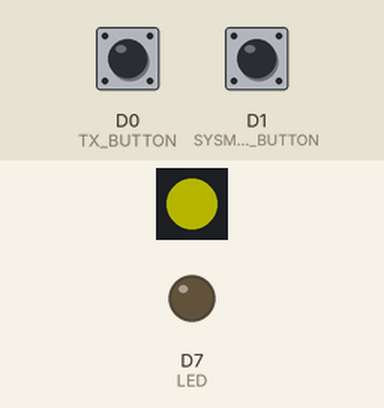
Bench run of a sketch on a simulated Particle Photon. On the bench: 1 RGB LEDs in strip order, left to right, output pins drawn as LEDs (lit = HIGH). Dashed ring = blinking. Inputs (shaded band) come from the test bench; at power-on: D0 (TX_BUTTON) LOW, D1 (SYSMODE_BUTTON) LOW. Dim RGB values are drawn brighter than linear; EEPROM starts erased.

Above: at 1.3 s.
1.4 s: D0 (TX_BUTTON) pulled HIGH for 0.15 s
At 2.7 s:
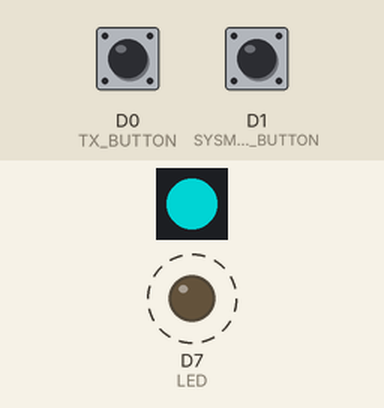
At 11.4 s:
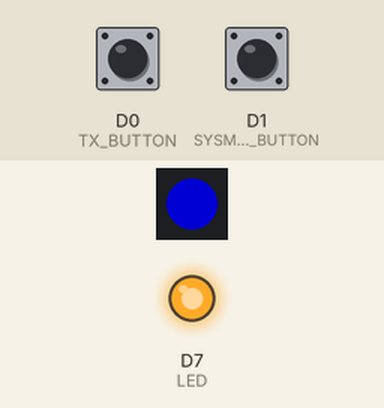
Timing chart, 0 to 11.7 s (numbered marks = the images above; inputs shaded):
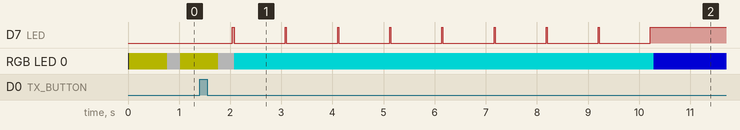

The sketch:

temperature-sense.ino
```cpp
// This #include statement was automatically added by the Spark IDE.
#include "Adafruit_DHT/Adafruit_DHT.h"

// Put the core into Semi-Automatic mode, this keeps it from automatically connecting to the wifi
// SYSTEM_MODE(SEMI_AUTOMATIC);

/* HARDWARE Layout
    D0 - Transmit button
    D1 - Sysmode button (Jump to a reprogrammable/web API accessible mode)
    D4 - DHT I/O Pin
*/
#define TX_BUTTON 0         // The button to force transmit mode and publish the buffer
#define SYSMODE_BUTTON 1    // The button to engage system mode for reprogramming and debugging
#define DHTPIN 4            // Temperature and humidity sensor will connect to digital pin 4
#define LED 7               // This one is the built-in tiny one to the right of the USB jack
DHT dht(DHTPIN, DHT22);     // Create a DHT 22 object on the assigned pin

// Bitmask flags for the current operating mode
#define TX_MODE 1
#define OFFLINE_MODE 2
#define REALTIME_MODE 4
#define SYSTEM_MODE 8

// Our data packet for sensor samples
struct dataPacket {
    int timestamp;
    int temperature;
    int humidity;
};

/* EEPROM Layout
    0 = CONFIG              // Currently just the operating mode
    1 = DATA_WRITE_POINTER  // This doesn't really have to be a full byte, we could use an unsigned short
    2-99 = DATA
*/
int EEPROM_CONFIG_ADDRESS = 0;
int EEPROM_DATA_WRITE_POINTER = 1;
int INIT_EEPROM_DATA_ADDRESS = 2;
int MAX_EEPROM_DATA_ADDRESS = 99;
int DATAPACKET_SIZE = sizeof(dataPacket);

int SAMPLE_DELAY = 60*1; // 1 minute during debugging

// TODO Add the ability to call this from a spark.Function call
void reset_eeprom() {
    EEPROM.write(EEPROM_CONFIG_ADDRESS, SYSTEM_MODE);
    EEPROM.write(EEPROM_DATA_WRITE_POINTER, INIT_EEPROM_DATA_ADDRESS);
}

void set_system_mode() {
    Spark.publish("log", "Button Pushed, Changing to System Mode");
    set_mode("system");
}

void set_transmit_mode() {
    Spark.publish("log", "Button Pushed, Changing to Transmit Mode");
    set_mode("transmit");
}

int set_mode(String mode) {
    if (mode == "system") {
        Spark.publish("log", "Changing Mode to System Mode");
        EEPROM.write(EEPROM_CONFIG_ADDRESS, SYSTEM_MODE);
        return 1;
    } else if (mode == "offline") {
        Spark.publish("log", "Changing Mode to Offline");
        EEPROM.write(EEPROM_CONFIG_ADDRESS, OFFLINE_MODE);
        return 1;
    } else if (mode == "transmit") {
        Spark.publish("log", "Changing Mode to Transmit");
        EEPROM.write(EEPROM_CONFIG_ADDRESS, TX_MODE);
        return 1;
    }
    return -1;
}

void setup() {
    RGB.control(true);
    RGB.brightness(128);
    Time.zone(-5);
    Spark.publish("log", "Setup Run");
    pinMode(LED, OUTPUT);

    Spark.function("mode", set_mode);
    pinMode(SYSMODE_BUTTON, INPUT);
    pinMode(TX_BUTTON, INPUT);

    // Allow us to change modes from the web API, or at least jump to system mode from a local button
    attachInterrupt(SYSMODE_BUTTON, set_system_mode, RISING);
    attachInterrupt(TX_BUTTON, set_transmit_mode, RISING);
}

void loop() {
    int config_bytes = EEPROM.read(EEPROM_CONFIG_ADDRESS);
    int current_eeprom_addr = EEPROM.read(EEPROM_DATA_WRITE_POINTER);

    // TODO We could store more in configuration bytes if we wanted, we're only using 4 bits right now
    int mode = config_bytes;

    if ( (mode & SYSTEM_MODE) == SYSTEM_MODE) {
    //if (true) {
        // Just in case we want to be reprogrammed or call a web function
        RGB.color(128, 128, 0);
        if (Spark.connected() == false) {
            Spark.publish("log", "System Mode Connecting to Spark Cloud");
            Spark.connect();
            Spark.publish("log", "System Mode Connected to Spark Cloud");
        }
        Spark.process(); // Not necessary in semi-automatic mode, but not bad either, and useful if we ever go to manual mode
        delay(750);
        RGB.color(128, 128, 128);
        delay(250);
        return; // In system mode, we won't do any of the other stuff, just wait around for cloud function calls or reprogramming
    }

    // In offline mode we want to store the data packet into EEPROM
    if ( (mode & OFFLINE_MODE) == OFFLINE_MODE) {
        RGB.color(0, 0, 255);
        // Ensure the wifi is off
        // WiFi.off();
        digitalWrite(LED, HIGH);
        Spark.publish("log", "Offline Mode Sampling beginning");

        // Read our temp, humidity and time values
        dht.begin(); // Fire up the DHT 22
        delay(2000); // Wait 2 seconds, as recommended by the DHT datasheet

        double temperature = dht.getTempCelcius(); //Get temperature from the DHT 22
        double humidity = dht.getHumidity(); // Get humidity from the DHT 22
        int current_time = Time.now(); // Get the time since the unix epoch in seconds

        // Round the values from doubles to long integers and pack them into our datastructure
        // TODO May want to multiply by 10x first to keep 3 numbers of precision? we should have plenty to spare
        dataPacket dp;
        dp.temperature = round(temperature);
        dp.humidity = round(humidity);
        dp.timestamp = current_time;

        // Get a pointer to the datapacket bytes
        char *dpp =  (char*)&dp;

        // Write the struct out into eeprom
        for (int i = 0; i < DATAPACKET_SIZE; i++) {
            EEPROM.write(current_eeprom_addr+i, dpp[i]);
        }
        // Increment then store the address pointer
        current_eeprom_addr += DATAPACKET_SIZE;
        EEPROM.write(EEPROM_DATA_WRITE_POINTER, current_eeprom_addr);

        // If we can't fit another packet after this one, the buffer is full and we should transmit
        if (current_eeprom_addr + DATAPACKET_SIZE >= MAX_EEPROM_DATA_ADDRESS) {
            set_mode("transmit");
        } else {
            // sleep for 5~ minutes, or until the button interrupt is hit
            // TODO This may require a firmware update on the core? Plus the behaviour is different on photons (RAM isn't cleared!, no need for eeprom dancing)
            // Spark.sleep(TX_BUTTON, FALLING, 10);
            Spark.process(); // Process any events available before heading to sleep
            Spark.publish("log", "Offline Mode heading into deep sleep");
            delay(500);
            // Spark.sleep(SLEEP_MODE_DEEP, 10);
            Spark.sleep(10);
        }
    } else if ( (mode & TX_MODE) == TX_MODE) {
        Spark.publish("log", "Transmit Mode Beginning");
        digitalWrite(LED, HIGH);
        RGB.color(0, 255, 255);
        // In transmit mode, connect to the spark cloud then publish our sensor data, then switch back to offline mode
        if (Spark.connected() == false) {
            Spark.connect();
            Spark.publish("log", "Transmit Mode connected to spark cloud");
            delay(100);
            return; // Continue looping while we wait for the Spark to connect
        } else {
            Spark.publish("log", "Transmit Mode publishing some data packets");
            char* buffer[DATAPACKET_SIZE];
            for (int i = INIT_EEPROM_DATA_ADDRESS; i+DATAPACKET_SIZE <= MAX_EEPROM_DATA_ADDRESS; i += DATAPACKET_SIZE) {
                // Read the bytes of our datastructure into our byte buffer
                for (int j = 0; j < DATAPACKET_SIZE; j++) {
                    buffer[j] = (char*)EEPROM.read(i+j);
                }
                dataPacket *dpp = (dataPacket*)buffer;

                // Message Format: "42133423:26.3:25.4"
                // Timestamp:temperature:humidity
                Spark.publish("dataPacket", String(dpp->timestamp) + ":" + String(dpp->temperature) + ":" + String(dpp->humidity));
                digitalWrite(LED, LOW);
                delay(1000);        // There's a 1/s throttle on spark events (With a little room for bursts, but not bursts this size)
                digitalWrite(LED, HIGH);
                Spark.process();    // This *IS* required here since the 30~ events could cause a timeout from the spark cloud if we don't
                                    // call process in our userspace code
            }

            // Reset our mode and data pointer to switch back to offline mode and start collecting data again
            Spark.publish("log", "Transmit Mode completed, wiping eeprom and heading back to offline mode");
            EEPROM.write(EEPROM_DATA_WRITE_POINTER, INIT_EEPROM_DATA_ADDRESS);
            set_mode("offline");
        }
    } else {
        Spark.publish("log", "Unknown Mode: " + String(mode));
        delay(1000);
    }
}
```

Measured:
- after the input at 1.4 s, D7 (LED): alternates HIGH for 0.02 s and LOW for 1.0 s, starting after 0.64 s
